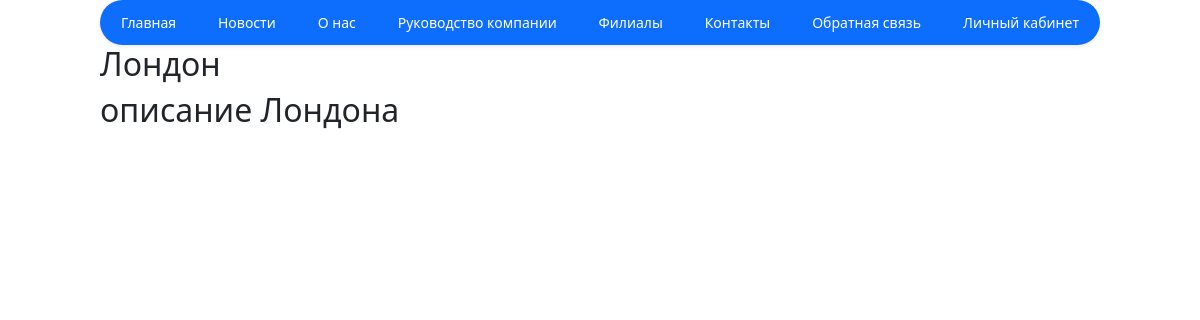
Page /branches/1 on the earlier database version.
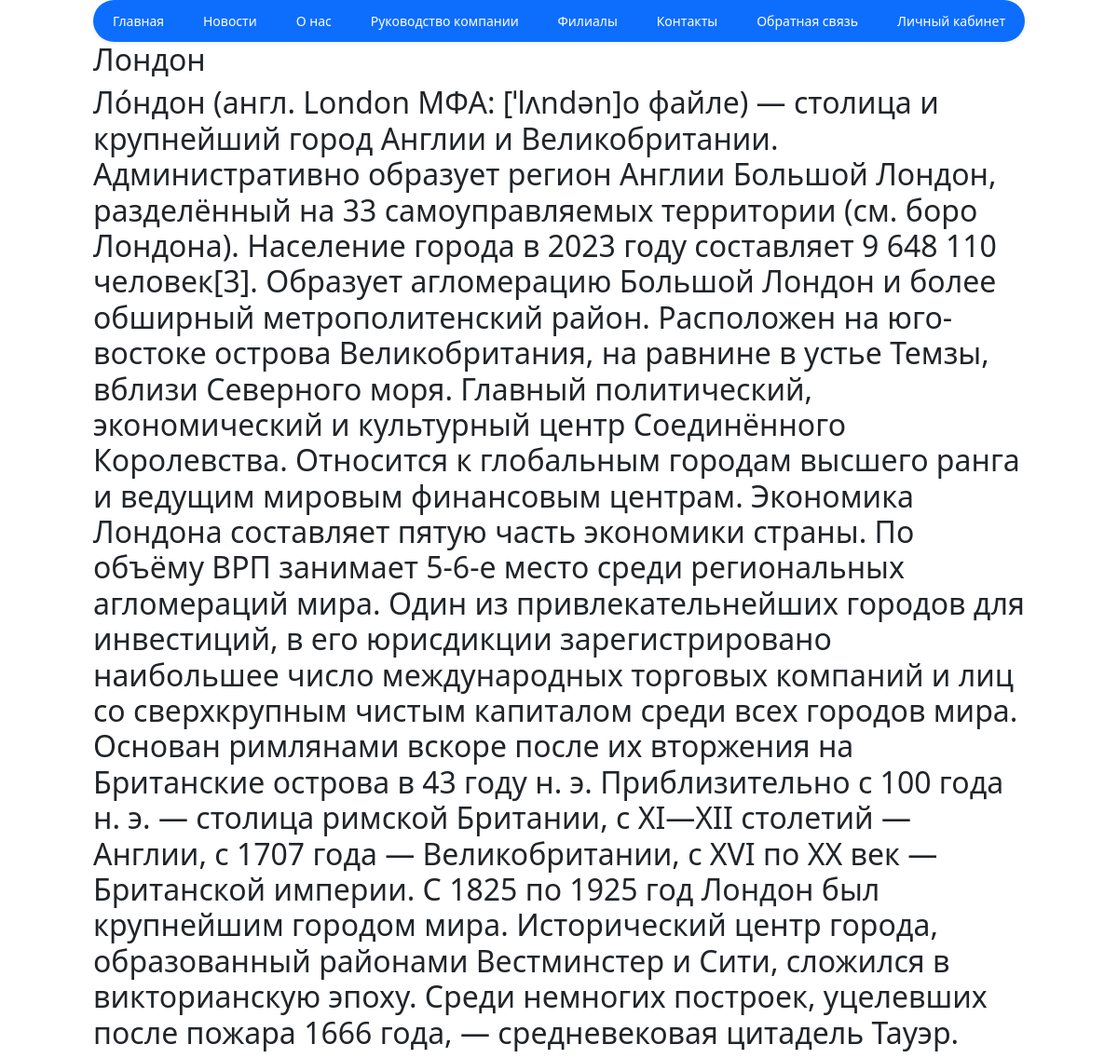
Same page on the later database version.
### core/models.py (models this page shows, shortened)
class Branch(models.Model):
    title = models.CharField(max_length=255, verbose_name="Заголовок", blank=True)
    text = models.TextField(verbose_name="описание")
    country = models.ForeignKey(Countries, on_delete=models.SET_NULL, null=True, blank=True,
                                related_name='country_branches')
    class Meta:
        verbose_name = "Филиал"
        verbose_name_plural = "Филиалы"

### core/views.py (the view)
# urls.py: path("branches/<int:branch_id>", branches_detail, name="branches_detail"),
def branches_detail(request, branch_id):
    branch = Branch.objects.get(id=branch_id)
    context = {"branch": branch}
    return render(request, "branches_detail.html", context)

### templates/branches_detail.html
{% extends "base.html" %}
{% block content %}
<h2>{{ branch.title }}</h2>
<h2>{{ branch.text }}</h2>
{% endblock %}

Differences in the rows shown:
changed Branch "Лондон": text "описание Лондона" → "Ло́ндон (англ. London МФА: [ˈlʌndən]о файле) — столица и крупнейший город Англии и Великобритании. Административно образует регион Англии Большой Лондон, разделённый на 33 самоуправляемых территории (см. боро Лондона). Население города в 2023 году составляет 9 648 110 человек[3]. Образует агломерацию Большой Лондон и более обширный метрополитенский район. Расположен на юго-востоке острова Великобритания, на равнине в устье Темзы, вблизи Северного моря. Главный политический, экономический и культурный центр Соединённого Королевства. Относится к глобальным городам высшего ранга и ведущим мировым финансовым центрам. Экономика Лондона составляет пятую часть экономики страны. По объёму ВРП…"
